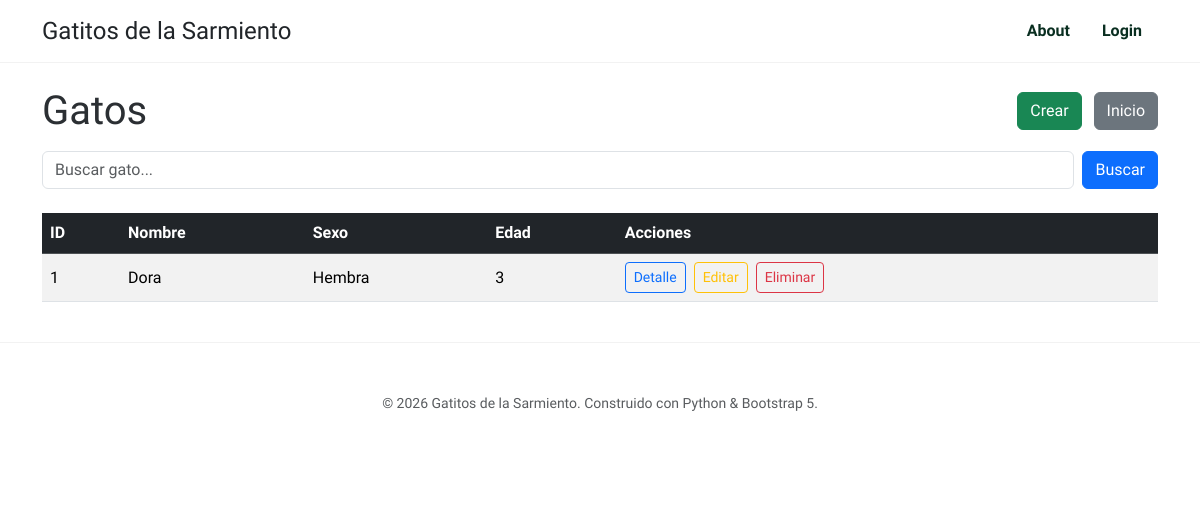
Screenshot of /gato/gato/ with the database file from the repository.
### gato/models.py (models this page shows, shortened)
class Gato(models.Model):
    categoria = models.ForeignKey(
        Categoria,
        on_delete=models.SET_NULL,
        null=True,
        blank=True,
        verbose_name="categoría",
    )
    nombre = models.CharField(max_length=100)
    descripcion = models.TextField(blank=True, null=True)
    edad = models.IntegerField()
    sexo = models.CharField(max_length=20)
    disponibilidad = models.BooleanField(default=True)
    fecha_actualizacion = models.DateTimeField(editable=False, auto_now=True)
    class Meta:
        verbose_name = "Gato"
        verbose_name_plural = "Gatos"
        constraints = [
            models.UniqueConstraint(
                fields=["categoria", "nombre"], name="categoria_nombre"
            )
        ]
        indexes = [models.Index(fields=["nombre"])]

### gato/views.py (the view)
# urls.py: path("gato/", GatoList.as_view(), name="gato_home"
class GatoList(ListView):
    model = Gato
    def get_queryset(self):
        consulta = self.request.GET.get("consulta")
        if consulta:
            queryset = Gato.objects.filter(nombre__icontains=consulta)
        else:
            queryset = Gato.objects.all()
        return queryset

### gato/templates/gato/gato_list.html
{% extends 'core/base.html' %}
{% block contenido %}
<div class="container py-4">
    <div class="d-flex justify-content-between align-items-center mb-3">
        <h1 class="mb-0">Gatos</h1>
        <div>
            <a class="btn btn-success me-2" href="{% url 'gato:gato_create' %}">Crear</a>
            <a class="btn btn-secondary" href="{% url 'core:home' %}">Inicio</a>
        </div>
    </div>
    <form method="get" class="row g-2 mb-4">
        <div class="col-auto flex-grow-1">
            <input type="text" name="consulta" class="form-control" placeholder="Buscar gato...">
        </div>
        <div class="col-auto">
            <button type="submit" class="btn btn-primary">Buscar</button>
        </div>
    </form>
    <div class="table-responsive">
        <table class="table table-striped table-hover align-middle">
            <thead class="table-dark">
                <tr>
                    <th>ID</th>
                    <th>Nombre</th>
                    <th>Sexo</th>
                    <th>Edad</th>
                    <th>Acciones</th>
                </tr>
            </thead>
            <tbody>
                {% for gato in object_list %}
                <tr>
                    <td>{{ gato.id }}</td>
                    <td>{{ gato.nombre }}</td>
                    <td>{{ gato.sexo }}</td>
                    <td>{{ gato.edad }}</td>
                    <td>
                        <a class="btn btn-sm btn-outline-primary me-1"
                            href="{% url 'gato:gato_detail' gato.id %}">Detalle</a>
                        <a class="btn btn-sm btn-outline-warning me-1"
                            href="{% url 'gato:gato_update' gato.id %}">Editar</a>
                        <a class="btn btn-sm btn-outline-danger"
                            href="{% url 'gato:gato_delete' gato.id %}">Eliminar</a>
                    </td>
                </tr>
                {% empty %}
                <tr>
                    <td colspan="5" class="text-center">No hay gatos registrados.</td>
                </tr>
                {% endfor %}
            </tbody>
        </table>
    </div>
</div>
{% endblock contenido %}

### core/static/core/css/styles.css (style rules this page uses)
:root { --django-green: #092e20; --django-light: #44b78b; }
body { font-family: 'Plus Jakarta Sans', sans-serif; color: #2b2f33; }

### rows the page displays
Gato: id "1", nombre "Dora", sexo "Hembra", edad "3"
